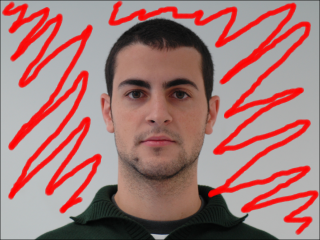
#> input picture Final/face.jpg, 320 x 240 px
$ python FinalProject_Xiaosong_Wang.py
#> lines starting #> are read from the running program, lines starting #| are printed output that depends on the picture
# -*- coding: utf-8 -*-
"""
Created on Mon Dec  7 15:52:24 2020

@ author: simon

@ reference1: https://realpython.com/face-recognition-with-python/
@ reference2: "haarcascade_frontalface_default.xml" was cloned from
              https://github.com/shantnu/FaceDetect
"""

import cv2 as cv
import numpy as np
import matplotlib.pyplot as plt


##############################################################################

# Definition for adding Mosaic
def add_Mosaic(depts, start, end):
    '''
    Parameters
    ----------
    depts :
        the size of each Mosaic element.
        The lower number, the smaller size of Mosaic, the clear the image is.
    start :
        the origin of where the Mosaic start on x-axis.
    end :
        the origin of where the Mosaic start on y-axis.

    Returns:
        the image with Mosaic on specified location
    -------
    '''

    for i in range(start[0], start[1], depts):
        for j in range(end[0], end[1], depts):

            img[i:i + depts, j:j + depts] = img[i + (depts // 2)][j + (depts // 2)]

    # plt.figure()
    # plt.title('Mosaic')
    # plt.imshow(cv.cvtColor(img, cv.COLOR_BGR2RGB))


##############################################################################

# Get user supplied values
imagePath = "./face.jpg"
cascPath = "haarcascade_frontalface_default.xml"

# Create the haar cascade
faceCascade = cv.CascadeClassifier(cascPath)

##############################################################################

# Read the original image and print it out
img = cv.imread(imagePath)
#> img is the input picture: shape (240, 320, 3); mean B, G, R 118.9, 121, 162.7
plt.figure()
plt.title('Face Original Image')
plt.imshow(cv.cvtColor(img, cv.COLOR_BGR2RGB))

gray = cv.cvtColor(img, cv.COLOR_BGR2GRAY)
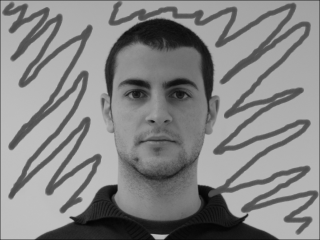
#> gray: shape (240, 320); min 4, max 192, mean 133.3

##############################################################################

# Detect faces in the image
faces = faceCascade.detectMultiScale(

    gray,
    scaleFactor = 1.1,
    minNeighbors = 5,
    minSize = (30,30),
)
#> faces = [[97, 44, 123, 123]]

# [13 lines of commented-out code are left out]
for (x, y, w, h) in faces:
    '''
    x and y are the coordinate location of the detected face rectangle,
    w and h are the width and height of the detected face rectangle.
    '''
    add_Mosaic(5, (0, y), (x, x+w))
    add_Mosaic(5, (0, 240), (x+w, 320))
    add_Mosaic(5, (y+h, 240), (x, x+w))
    add_Mosaic(5, (0, 240), (0, x))
#> this loop made 1 pass

##############################################################################

# Plot the final result
plt.figure()
plt.title('Mosaic')
plt.imshow(cv.cvtColor(img, cv.COLOR_BGR2RGB))
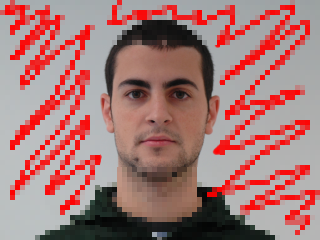
#> img: shape (240, 320, 3); mean B, G, R 119, 121.1, 163.6

##############################################################################
